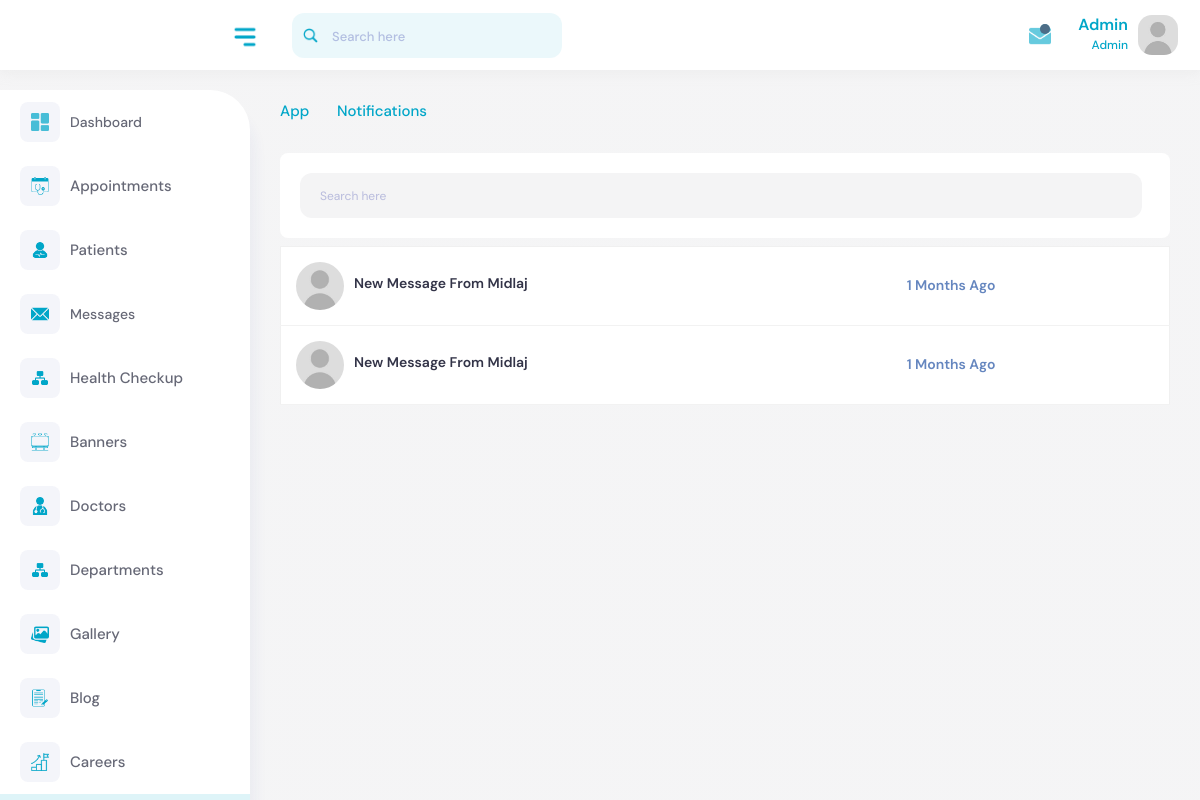
/account/notifications/ (signed in), run on the app's committed database.
### core/models.py (models this page shows, shortened)
class Notification(models.Model):
    message = models.TextField()
    created_at = models.DateTimeField(default=timezone.now)
    read_status = models.BooleanField(default=False)
    redirection_url = models.CharField(max_length=200, blank=True, null=True)
    type = models.CharField(max_length=200, default='appointment')
    object_id = models.PositiveIntegerField(default=1)
    is_alarmed = models.BooleanField(default=False)  # New field
    first_read_by = models.ForeignKey(User, related_name='first_read_notifications', null=True, blank=True, on_delete=models.SET_NULL)  # New field

### core/views.py (the view)
# urls.py: path('account/notifications/', views.notifications, name='notifications'),
@login_required(login_url='login')
def notifications(request):
    try:
        profile = Summary.objects.get(user=request.user)
    except ObjectDoesNotExist:
        msg.error(request,'Profile does not exist. You cannot access here.')
        return redirect('login')
    if profile:
        if profile.role == 'hr':
            return redirect('hr_dashboard')
        elif profile.role == 'media':
            return redirect('media_dashboard')  # Correctly redirect to media dashboard
        elif profile.role not in ['frontdesk', 'admin']:
            return redirect('homepage')
    else:
        return redirect('homepage')
    notifications = Notification.objects.all().order_by('-created_at')
    context = {'notifications': notifications,}
    return render(request, 'backend/notifications.html', context)

### templates/backend/notifications.html (shortened to what this page needs)
{% extends 'backend/base.html' %}
{% load static %}
{% block content %}
<div class="content">
    <div class="page-header">
        <div class="row">
            <div class="col-sm-12">
                <ul class="breadcrumb">
                    <li class="breadcrumb-item"><a href="#">App </a></li>
                    <li class="breadcrumb-item"><i class="feather-chevron-right"></i></li>
                    <li class="breadcrumb-item active">Notifications</li>
                </ul>
            </div>
        </div>
    </div>
    <div class="row">
        <div class="col-xl-12">
            <div class="card chat-box mb-2">
                <div class="w-100 chat-search-group">
                    <div class="w-100 chat-user-group mb-0 d-flex align-items-center">
                        <div class="w-100 top-liv-search top-chat-search top-action-search">
                            <form class="w-100">
                                <div class="w-100 chat-search mb-0">
                                    <div class="w-100 input-block me-2 mb-0">
                                        <input id="searchInput" type="text" class="w-100 form-control" placeholder="Search here" />
                                    </div>
                                </div>
                            </form>
                        </div>
                    </div>
                </div>
            </div>
            <div class="email-content">
                <div class="table-responsive">
                    <table class="table table-inbox table-hover">
                        <tbody id="inboxTableBody">
                            {% for notification in notifications %}
                            <tr class="unread clickable-row" data-href="#">
                                <td class="name">
                                    <a href="{{notification.redirection_url}}">
                                        <div class="email-img-blk">
                                            <div class="email-img">
                                                <img src="{% static 'img/user.jpg' %}" alt="img" />
                                            </div>
                                            <div class="send-user">
                                                <h4>{{notification.message}}</h4>
                                            </div>
                                        </div>
                                    </a>
                                </td>
                                <td class="mail-date" data-created-at="{{ notification.created_at|date:'c' }}"></td>
                            </tr>
                            {% endfor %}
                        </tbody>
                    </table>
                </div>
            </div>
        </div>
    </div>
</div>
{% endblock content %}

### templates/backend/base.html (shortened to what this page needs)
<!DOCTYPE html>
{% load static %}
<html lang="en">
    <head>
        <link rel="stylesheet" type="text/css" href="{% static 'css/bootstrap.min.css' %}" />
        <link rel="stylesheet" href="{% static 'plugins/fontawesome/css/fontawesome.min.css' %}" />
        <link rel="stylesheet" href="{% static 'plugins/fontawesome/css/all.min.css' %}" />
        <link rel="stylesheet" type="text/css" href="{% static 'css/select2.min.css' %}" />
        <link rel="stylesheet" href="{% static 'plugins/datatables/datatables.min.css' %}" />
        <link rel="stylesheet" href="{% static 'css/feather.css' %}" />
        <link rel="stylesheet" type="text/css" href="{% static 'css/style.css' %}" />
    </head>
    <body>
        <div class="main-wrapper">
            <div class="header">
                <div class="header-left">
                    <a href="{% url 'dashboard' %}" class="logo"> <img src="{% static 'img/logo.png' %}" style="width: 180px" class="img-fluid" alt /> </a>
                </div>
                <a id="toggle_btn" href="javascript:void(0);"><img src="{% static 'img/icons/menu.png' %}" style="width: 30px;" alt /></a>
                <div class="top-nav-search mob-view">
                    <form>
                        <input type="text" class="form-control" placeholder="Search here" />
                        <a class="btn"><img src="{% static 'img/icons/search.png' %}" style="width: 15px;" alt /></a>
                    </form>
                </div>
                <ul class="nav user-menu float-end">
                    <li class="nav-item dropdown d-none d-md-block">
                        <a href="#" class="dropdown-toggle nav-link" data-bs-toggle="dropdown">
                            <img src="{% static 'img/icons/email.png' %}" style="width: 22px;" alt />
                            <span class="pulse"></span>
                        </a>
                    </li>
                    <li class="nav-item dropdown has-arrow user-profile-list">
                        <a href="#" class="dropdown-toggle nav-link user-link" data-bs-toggle="dropdown">
                            <div class="user-names">
                                <h5 style="text-transform: capitalize;">{{request.user.username}}</h5>
                                <span>Admin</span>
                            </div>
                            <span class="user-img">
                                <img src="{% static 'img/user.jpg' %}" alt="Admin" />
                            </span>
                        </a>
                    </li>
                </ul>
            </div>
            <div class="sidebar" id="sidebar">
                <div class="sidebar-inner slimscroll">
                    <div id="sidebar-menu" class="sidebar-menu">
                        <ul class="main">
                            <div class="sidebar__box dashboard_sidebar">
                                <a href="{% url 'dashboard' %}">
                                    <span class="menu-side"><img src="{% static 'img/icons/dashboard.png' %}" style="width: 18px;" alt /></span> <span> Dashboard </span>
                                </a>
                            </div>
                            <li class="submenu appointment_sidebar">
                                <a href="#">
                                    <span class="menu-side"><img src="{% static 'img/icons/appointment.png' %}" style="width: 18px;" alt /></span> <span> Appointments </span> <span class="menu-arrow"></span>
                                </a>
                            </li>
                            <li class="submenu patients_sidebar">
                                <a href="#">
                                    <span class="menu-side"><img src="{% static 'img/icons/healthy.png' %}" style="width: 18px;" alt /></span> <span>Patients </span> <span class="menu-arrow"></span>
                                </a>
                            </li>
                            <div class="sidebar__box messages_sidebar">
                                <a href="{% url 'messages' %}">
                                    <span class="menu-side"><img src="{% static 'img/icons/message.png' %}" style="width: 18px;" alt /></span> <span> Messages </span>
                                </a>
                            </div>
                            <li class="submenu health_checkup_sidebar">
                                <a href="#">
                                    <span class="menu-side"><img src="{% static 'img/icons/department.png' %}" style="width: 18px;" alt /></span> <span> Health Checkup </span> <span class="menu-arrow"></span>
                                </a>
                            </li>
                            <li class="submenu banner_sidebar">
                                <a href="#">
                                    <span class="menu-side"><img src="{% static 'img/icons/banner.png' %}" style="width: 18px;" alt /></span> <span> Banners </span> <span class="menu-arrow"></span>
                                </a>
                            </li>
                            <li class="submenu doctor_sidebar">
                                <a href="#">
                                    <span class="menu-side"><img src="{% static 'img/icons/doctor.png' %}" style="width: 18px;" alt /></span> <span> Doctors </span> <span class="menu-arrow"></span>
                                </a>
                            </li>
                            <li class="submenu department_sidebar">
                                <a href="#">
                                    <span class="menu-side"><img src="{% static 'img/icons/department.png' %}" style="width: 18px;" alt /></span> <span> Departments </span> <span class="menu-arrow"></span>
                                </a>
                            </li>
                            <li class="submenu gallery_sidebar">
                                <a href="#">
                                    <span class="menu-side"><img src="{% static 'img/icons/gallery.png' %}" style="width: 18px;" alt /></span> <span> Gallery</span> <span class="menu-arrow"></span>
                                </a>
                            </li>
                            <li class="submenu blogs_sidebar">
                                <a href="#">
                                    <span class="menu-side"><img src="{% static 'img/icons/blog.png' %}" style="width: 18px;" alt /></span> <span> Blog</span> <span class="menu-arrow"></span>
                                </a>
                            </li>
                            <li class="submenu career_sidebar">
                                <a href="#">
                                    <span class="menu-side"><img src="{% static 'img/icons/career.png' %}" style="width: 18px;" alt /></span> <span> Careers</span> <span class="menu-arrow"></span>
                                </a>
                            </li>
                            <div class="sidebar__box notifications_sidebar">
                            </div>
                        </ul>
                    </div>
                </div>
            </div>
            <div class="page-wrapper">
                {% block content %}
                {% endblock content %}
            </div>
        </div>
        <script src="{% static 'cdn-cgi/scripts/7d0fa10a/cloudflare-static/rocket-loader.min.js' %}" data-cf-settings="0809f830a9a7270f0d91c883-|49" defer></script></body>
    </body>
</html>

### static/css/feather.css (style rules this page uses)
[class^="feather-"], [class*=" feather-"] { font-family: 'feather' !important; speak: none; font-style: normal; font-weight: normal; font-variant: normal; text-transform: none; line-height: 1; -webkit-font-smoothing: antialiased; -moz-osx-font-smoothing: grayscale; }
.feather-chevron-right:before { content: "\e930"; }

### data on the page
Notification: message "New Message From Midlaj"
Notification: message "New Message From Midlaj"

### other printed values
{{ request.user.username }} "Admin"
